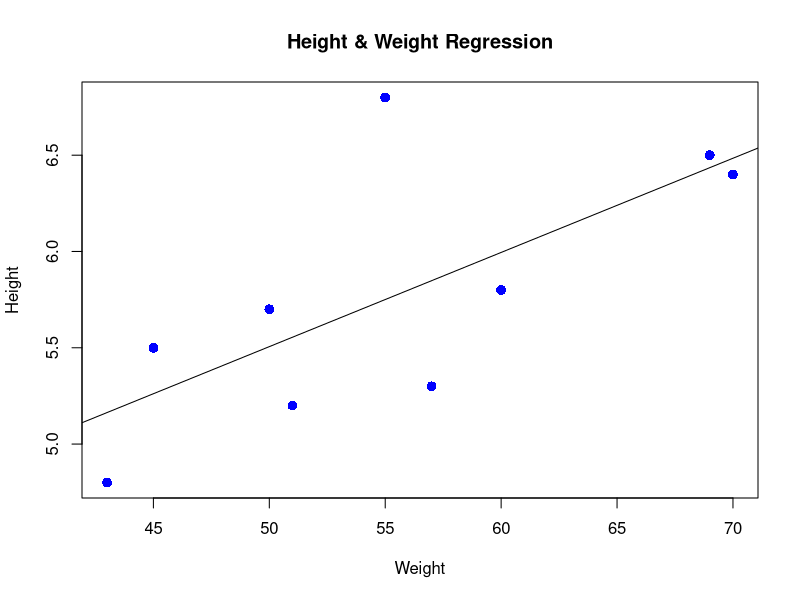
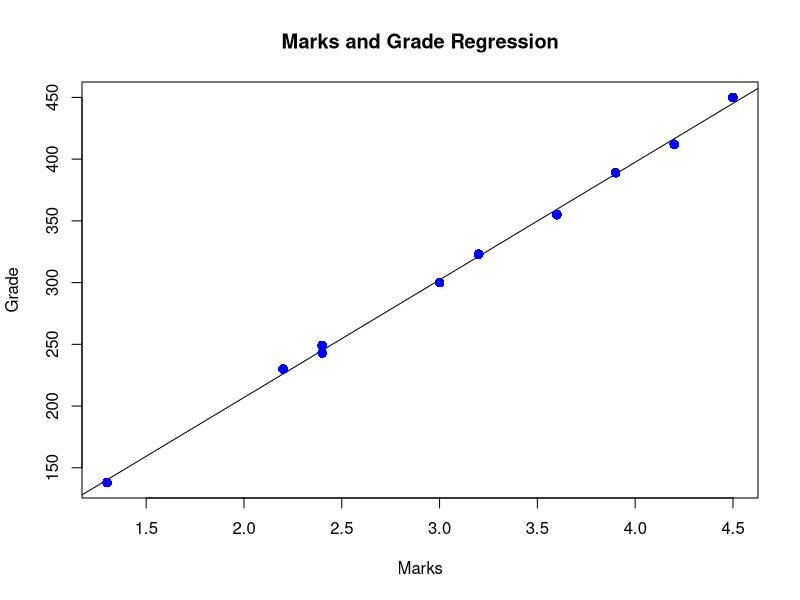
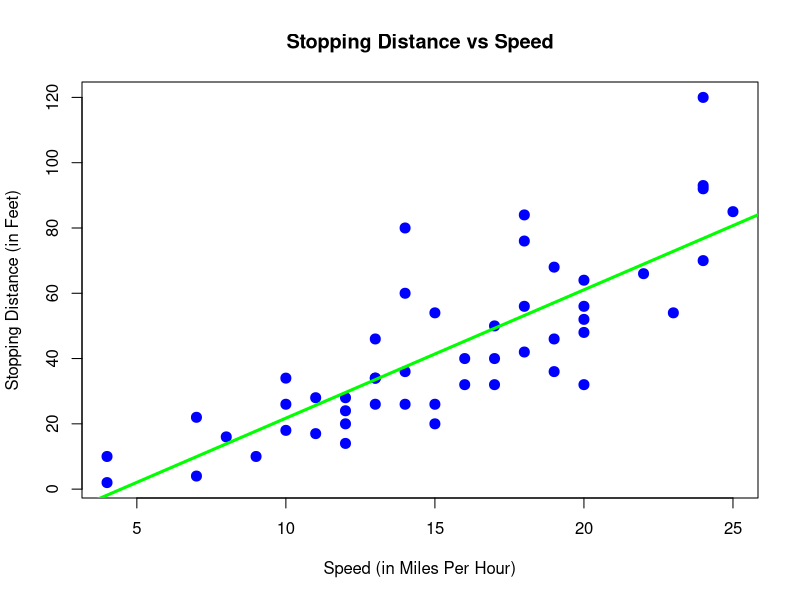

Source code (R) for these figures, in order:
x=c(5.5,6.4,5.7,6.8,4.8,5.2,5.3,5.8,6.5)
y=c(45,70,50,55,43,51,57,60,69)
relation=lm(y~x)
print(relation)
print(summary(relation))
a <- data.frame(x = 6.3)
result <- predict(relation,a)
print(result)
b <- data.frame(x = 5.4)
result <- predict(relation,b)
print(result)
plot(y,x,col = "blue",main = "Height & Weight Regression",abline(lm(x~y)),cex = 1.3,pch = 16,xlab = "Weight",ylab = "Height")

x=c(243,355,450,412,389,230,138,323,249,300)
y=c(2.4,3.6,4.5,4.2,3.9,2.2,1.3,3.2,2.4,3)
relation=lm(y~x)
print(relation)
print(summary(relation))
a <- data.frame(x = 350)
result <- predict(relation,a)
print(result)
b <- data.frame(x = 245)
result <- predict(relation,b)
print(result)
plot(y,x,col = "blue",main = "Marks and Grade Regression",abline(lm(x~y)),cex = 1.3,pch = 16,xlab = "Marks",ylab = "Grade")


input <- mtcars[,c("mpg","disp","hp","wt")]
print(head(input))
input <- mtcars[,c("mpg","disp","hp","wt")]
model <- lm(mpg~disp+hp+wt, data = input)
print(model)
cat("# # # # The Coefficient Values # # # ","\n")
a <- coef(model)[1]
print(a)
Xdisp <- coef(model)[2]
Xhp <- coef(model)[3]
Xwt <- coef(model)[4]
print(Xdisp)
print(Xhp)
print(Xwt)

model1 = lm(dist~speed, data = cars)
plot(dist ~ speed, data = cars,
     xlab = "Speed (in Miles Per Hour)",
     ylab = "Stopping Distance (in Feet)",
     main = "Stopping Distance vs Speed",
     pch = 20,
     cex = 2,
     col = "blue")
abline(model1, lwd = 3, col = "green")